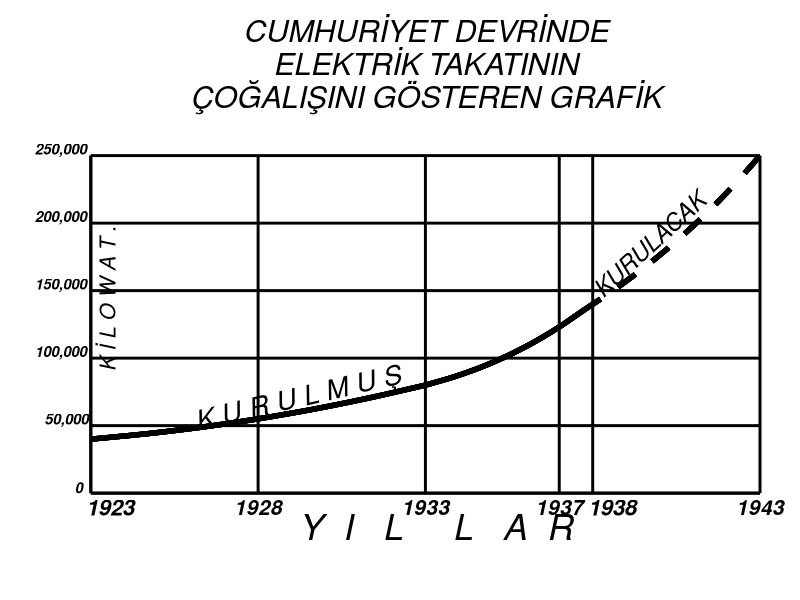

This figure's R source:
library(ggplot2)
yil <- c(1923,1928,1933,1937,1938,1943)
deger1 <- c(40000,60000,72000,125000,140000,NA)
deger2 <- c(NA,NA,NA,NA,NA,250000)


elektrik <- data.frame(yil,deger1,deger2)

ggplot(elektrik) +
  geom_curve(aes(x = 1923, y = 40000, xend = 1933, yend = 80000), curvature = 0.04, size = 1.8) +
  geom_curve(aes(x = 1933, y = 80000, xend = 1937.7, yend = 135000), curvature = 0.1, size = 1.8) +
  geom_curve(aes(x = 1937.7, y = 135000, xend = 1943, yend = 250000), linetype = "dashed", curvature = 0.08, size = 1.8) +
  theme_classic() +
  labs(title = "CUMHURİYET DEVRİNDE\nELEKTRİK TAKATININ\nÇOĞALIŞINI GÖSTEREN GRAFİK\n") +
  coord_cartesian(clip = 'off') +
  theme(panel.grid.major = element_line(colour = "black", size = 1),
        plot.margin = unit(c(1,2,4,1), "lines"),
        plot.title = element_text(size = 22, face = "italic", hjust = 0.5),
        axis.line = element_line(size = 1),
        axis.title = element_blank(),
        axis.text.x = element_text(size = 15, face = "bold.italic", color = "black"),
        axis.text.y = element_text(size = 10.6, vjust = -0.1, hjust = 1.23, face = "bold.italic", color = "black"),
        axis.ticks = element_blank()) +
  scale_x_continuous(breaks = yil,
                     labels = c("","1928","1933","1937","","1943"),
                     limits = c(1923,1943),
                     expand = c(0,0)) +
  scale_y_continuous(breaks = seq(0,250000,50000),
                     labels = c("","50,000","100,000","150,000","200,000","250,000"),
                     limits = c(0,250000),
                     expand = c(0,0)) +
  annotate("text", x = 1923, y = 0, label = "0", vjust = 0, hjust = 2, size = 3.7, fontface = "bold.italic") +
  annotate("text", x = 1938, y = 0, label = "1938", vjust = 1.4,hjust = 0.1 , size = 5.6, fontface = "bold.italic") +
  annotate("text", x = 1923, y = 0, label = "1923", vjust = 1.4,hjust = 0.1 , size = 5.6, fontface = "bold.italic") +
  annotate("text", x = 1923.5, y = 144000, label = "K İ L O W A T .", angle = 90, size = 5.5, fontface = "italic") +
  annotate("text", x = 1929.18, y = 71000, label = "K U R U L M U Ş", angle = 13, size = 7, fontface = "italic") +
  annotate("text", x = 1939.7, y = 184500, label = "KURULACAK", angle = 42.5, size = 6, fontface = "italic") +
  annotate("text", x = 1933.3, y = 0, label = "Y  I   L     L   A  R", size = 9, fontface = "italic", vjust = 1.8)
